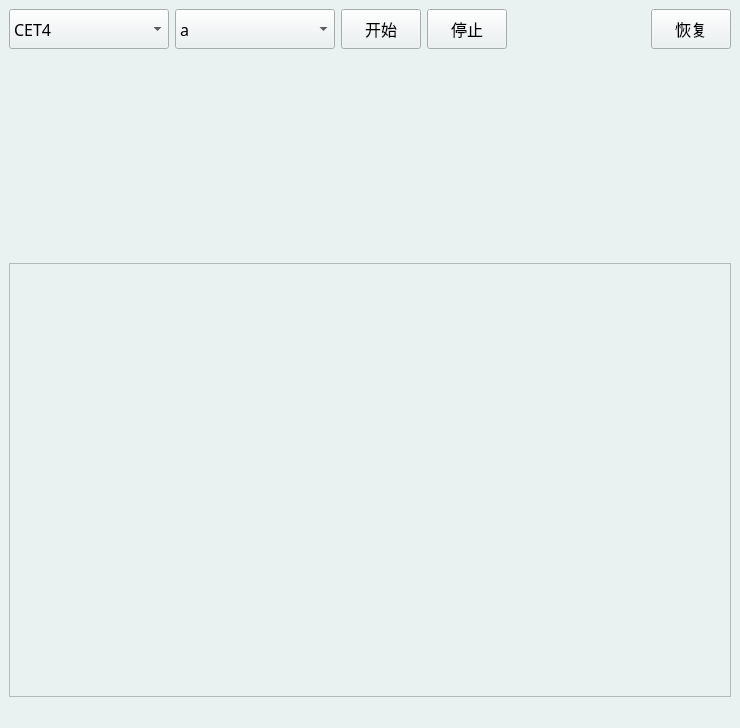
<?xml version="1.0" encoding="UTF-8"?>
<ui version="4.0">
 <class>MainWindow</class>
 <widget class="QMainWindow" name="MainWindow">
  <property name="geometry">
   <rect>
    <x>0</x>
    <y>0</y>
    <width>740</width>
    <height>728</height>
   </rect>
  </property>
  <property name="font">
   <font>
    <family>Fira Code Retina</family>
    <pointsize>12</pointsize>
   </font>
  </property>
  <property name="contextMenuPolicy">
   <enum>Qt::NoContextMenu</enum>
  </property>
  <property name="windowTitle">
   <string>MainWindow</string>
  </property>
  <property name="layoutDirection">
   <enum>Qt::LeftToRight</enum>
  </property>
  <property name="styleSheet">
   <string notr="true">background-color: rgb(233, 241, 241);</string>
  </property>
  <widget class="QWidget" name="centralwidget">
   <layout class="QVBoxLayout" name="verticalLayout">
    <item>
     <layout class="QHBoxLayout" name="horizontalLayout_2">
      <item>
       <widget class="QComboBox" name="boxGrade">
        <property name="minimumSize">
         <size>
          <width>160</width>
          <height>40</height>
         </size>
        </property>
        <property name="maximumSize">
         <size>
          <width>160</width>
          <height>40</height>
         </size>
        </property>
        <property name="font">
         <font>
          <family>宋体</family>
          <pointsize>12</pointsize>
         </font>
        </property>
        <item>
         <property name="text">
          <string>CET4</string>
         </property>
         <property name="icon">
          <iconset resource="resource.qrc">
           <normaloff>:/images/cet4.png</normaloff>:/images/cet4.png</iconset>
         </property>
        </item>
        <item>
         <property name="text">
          <string>CET6</string>
         </property>
         <property name="icon">
          <iconset resource="resource.qrc">
           <normaloff>:/images/cet6.png</normaloff>:/images/cet6.png</iconset>
         </property>
        </item>
       </widget>
      </item>
      <item>
       <widget class="QComboBox" name="boxLetter">
        <property name="minimumSize">
         <size>
          <width>160</width>
          <height>40</height>
         </size>
        </property>
        <property name="maximumSize">
         <size>
          <width>160</width>
          <height>40</height>
         </size>
        </property>
        <property name="font">
         <font>
          <family>宋体</family>
          <pointsize>12</pointsize>
         </font>
        </property>
        <item>
         <property name="text">
          <string>a</string>
         </property>
         <property name="icon">
          <iconset resource="resource.qrc">
           <normaloff>:/images/a.png</normaloff>:/images/a.png</iconset>
         </property>
        </item>
        <item>
         <property name="text">
          <string>b</string>
         </property>
         <property name="icon">
          <iconset resource="resource.qrc">
           <normaloff>:/images/b.png</normaloff>:/images/b.png</iconset>
         </property>
        </item>
        <item>
         <property name="text">
          <string>c</string>
         </property>
         <property name="icon">
          <iconset resource="resource.qrc">
           <normaloff>:/images/c.png</normaloff>:/images/c.png</iconset>
         </property>
        </item>
        <item>
         <property name="text">
          <string>d</string>
         </property>
         <property name="icon">
          <iconset resource="resource.qrc">
           <normaloff>:/images/d.png</normaloff>:/images/d.png</iconset>
         </property>
        </item>
        <item>
         <property name="text">
          <string>e</string>
         </property>
         <property name="icon">
          <iconset resource="resource.qrc">
           <normaloff>:/images/e.png</normaloff>:/images/e.png</iconset>
         </property>
        </item>
        <item>
         <property name="text">
          <string>f</string>
         </property>
         <property name="icon">
          <iconset resource="resource.qrc">
           <normaloff>:/images/f.png</normaloff>:/images/f.png</iconset>
         </property>
        </item>
        <item>
         <property name="text">
          <string>g</string>
         </property>
         <property name="icon">
          <iconset resource="resource.qrc">
           <normaloff>:/images/g.png</normaloff>:/images/g.png</iconset>
         </property>
        </item>
        <item>
         <property name="text">
          <string>h</string>
         </property>
         <property name="icon">
          <iconset resource="resource.qrc">
           <normaloff>:/images/h.png</normaloff>:/images/h.png</iconset>
         </property>
        </item>
        <item>
         <property name="text">
          <string>i</string>
         </property>
         <property name="icon">
          <iconset resource="resource.qrc">
           <normaloff>:/images/i.png</normaloff>:/images/i.png</iconset>
         </property>
        </item>
        <item>
         <property name="text">
          <string>j</string>
         </property>
         <property name="icon">
          <iconset resource="resource.qrc">
           <normaloff>:/images/j.png</normaloff>:/images/j.png</iconset>
         </property>
        </item>
        <item>
         <property name="text">
          <string>k</string>
         </property>
         <property name="icon">
          <iconset resource="resource.qrc">
           <normaloff>:/images/k.png</normaloff>:/images/k.png</iconset>
         </property>
        </item>
        <item>
         <property name="text">
          <string>l</string>
         </property>
         <property name="icon">
          <iconset resource="resource.qrc">
           <normaloff>:/images/l.png</normaloff>:/images/l.png</iconset>
         </property>
        </item>
        <item>
         <property name="text">
          <string>m</string>
         </property>
         <property name="icon">
          <iconset resource="resource.qrc">
           <normaloff>:/images/m.png</normaloff>:/images/m.png</iconset>
         </property>
        </item>
        <item>
         <property name="text">
          <string>n</string>
         </property>
         <property name="icon">
          <iconset resource="resource.qrc">
           <normaloff>:/images/n.png</normaloff>:/images/n.png</iconset>
         </property>
        </item>
        <item>
         <property name="text">
          <string>o</string>
         </property>
         <property name="icon">
          <iconset resource="resource.qrc">
           <normaloff>:/images/o.png</normaloff>:/images/o.png</iconset>
         </property>
        </item>
        <item>
         <property name="text">
          <string>p</string>
         </property>
         <property name="icon">
          <iconset resource="resource.qrc">
           <normaloff>:/images/p.png</normaloff>:/images/p.png</iconset>
         </property>
        </item>
        <item>
         <property name="text">
          <string>q</string>
         </property>
         <property name="icon">
          <iconset resource="resource.qrc">
           <normaloff>:/images/q.png</normaloff>:/images/q.png</iconset>
         </property>
        </item>
        <item>
         <property name="text">
          <string>r</string>
         </property>
         <property name="icon">
          <iconset resource="resource.qrc">
           <normaloff>:/images/r.png</normaloff>:/images/r.png</iconset>
         </property>
        </item>
        <item>
         <property name="text">
          <string>s</string>
         </property>
         <property name="icon">
          <iconset resource="resource.qrc">
           <normaloff>:/images/s.png</normaloff>:/images/s.png</iconset>
         </property>
        </item>
        <item>
         <property name="text">
          <string>t</string>
         </property>
         <property name="icon">
          <iconset resource="resource.qrc">
           <normaloff>:/images/t.png</normaloff>:/images/t.png</iconset>
         </property>
        </item>
        <item>
         <property name="text">
          <string>u</string>
         </property>
         <property name="icon">
          <iconset resource="resource.qrc">
           <normaloff>:/images/u.png</normaloff>:/images/u.png</iconset>
         </property>
        </item>
        <item>
         <property name="text">
          <string>v</string>
         </property>
         <property name="icon">
          <iconset resource="resource.qrc">
           <normaloff>:/images/v.png</normaloff>:/images/v.png</iconset>
         </property>
        </item>
        <item>
         <property name="text">
          <string>w</string>
         </property>
         <property name="icon">
          <iconset resource="resource.qrc">
           <normaloff>:/images/w.png</normaloff>:/images/w.png</iconset>
         </property>
        </item>
        <item>
         <property name="text">
          <string>x</string>
         </property>
         <property name="icon">
          <iconset resource="resource.qrc">
           <normaloff>:/images/x.png</normaloff>:/images/x.png</iconset>
         </property>
        </item>
        <item>
         <property name="text">
          <string>y</string>
         </property>
         <property name="icon">
          <iconset resource="resource.qrc">
           <normaloff>:/images/y.png</normaloff>:/images/y.png</iconset>
         </property>
        </item>
        <item>
         <property name="text">
          <string>z</string>
         </property>
         <property name="icon">
          <iconset resource="resource.qrc">
           <normaloff>:/images/z.png</normaloff>:/images/z.png</iconset>
         </property>
        </item>
       </widget>
      </item>
      <item>
       <widget class="QPushButton" name="btnCtrl">
        <property name="minimumSize">
         <size>
          <width>80</width>
          <height>40</height>
         </size>
        </property>
        <property name="maximumSize">
         <size>
          <width>80</width>
          <height>40</height>
         </size>
        </property>
        <property name="font">
         <font>
          <family>宋体</family>
          <pointsize>12</pointsize>
         </font>
        </property>
        <property name="text">
         <string>开始</string>
        </property>
       </widget>
      </item>
      <item>
       <widget class="QPushButton" name="btnStop">
        <property name="minimumSize">
         <size>
          <width>80</width>
          <height>40</height>
         </size>
        </property>
        <property name="maximumSize">
         <size>
          <width>80</width>
          <height>40</height>
         </size>
        </property>
        <property name="font">
         <font>
          <family>宋体</family>
          <pointsize>12</pointsize>
         </font>
        </property>
        <property name="text">
         <string>停止</string>
        </property>
       </widget>
      </item>
      <item>
       <spacer name="horizontalSpacer_2">
        <property name="orientation">
         <enum>Qt::Horizontal</enum>
        </property>
        <property name="sizeHint" stdset="0">
         <size>
          <width>40</width>
          <height>20</height>
         </size>
        </property>
       </spacer>
      </item>
      <item>
       <widget class="QPushButton" name="btnRestore">
        <property name="minimumSize">
         <size>
          <width>80</width>
          <height>40</height>
         </size>
        </property>
        <property name="maximumSize">
         <size>
          <width>80</width>
          <height>40</height>
         </size>
        </property>
        <property name="font">
         <font>
          <family>宋体</family>
          <pointsize>12</pointsize>
         </font>
        </property>
        <property name="text">
         <string>恢复</string>
        </property>
       </widget>
      </item>
     </layout>
    </item>
    <item>
     <widget class="QLabel" name="labelWord">
      <property name="font">
       <font>
        <family>Fira Code Retina</family>
        <pointsize>72</pointsize>
       </font>
      </property>
      <property name="text">
       <string/>
      </property>
     </widget>
    </item>
    <item>
     <widget class="QLabel" name="labelMean">
      <property name="font">
       <font>
        <family>Fira Code Retina</family>
        <pointsize>36</pointsize>
       </font>
      </property>
      <property name="text">
       <string/>
      </property>
     </widget>
    </item>
    <item>
     <widget class="QListView" name="listView">
      <property name="font">
       <font>
        <family>Fira Code Retina</family>
        <pointsize>14</pointsize>
       </font>
      </property>
     </widget>
    </item>
   </layout>
  </widget>
  <widget class="QMenuBar" name="menubar">
   <property name="geometry">
    <rect>
     <x>0</x>
     <y>0</y>
     <width>740</width>
     <height>22</height>
    </rect>
   </property>
  </widget>
  <widget class="QStatusBar" name="statusbar"/>
 </widget>
 <resources>
  <include location="resource.qrc"/>
 </resources>
 <connections/>
</ui>
